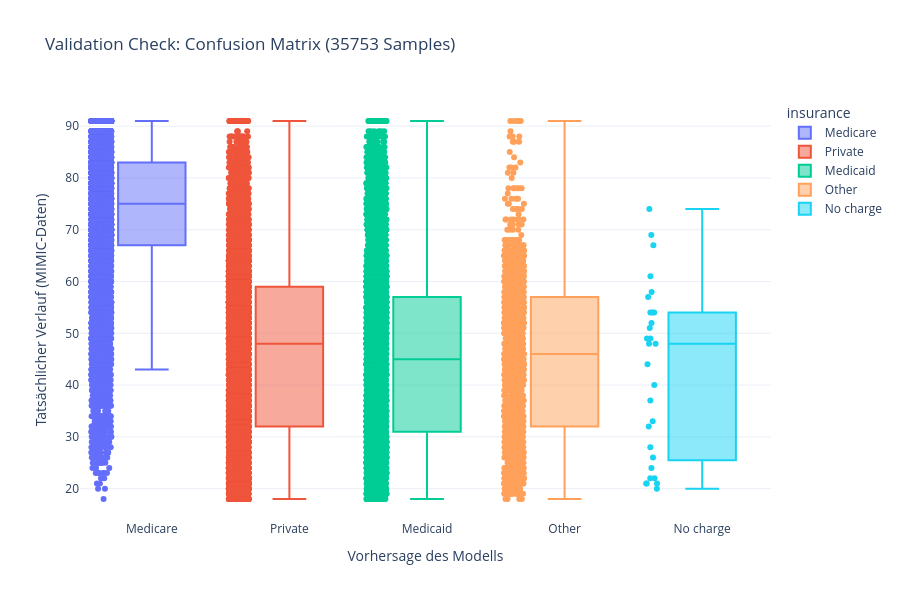

The code cell stored with this chart in its notebook:
### Markdown cell above
# 4.2 Visualisation Prediction Performance

### Code cell
cm = confusion_matrix(y_val, y_val_pred)
cm_perc = cm.astype('float') / cm.sum(axis=1)[:, np.newaxis]

labels = ['early (<1J)', 'late (1-3J)', 'healthy']

annot_text = [
    [f"<b>{val}</b><br>({perc:.1%})" for val, perc in zip(row_val, row_perc)]
    for row_val, row_perc in zip(cm, cm_perc)
]

fig = ff.create_annotated_heatmap(
    cm_perc, 
    x=labels, 
    y=labels, 
    annotation_text=annot_text, 
    colorscale='Reds'
)
fig.update_layout(
    title=f'Validation Check: Confusion Matrix ({len(y_val)} Samples)',
    xaxis_title="Vorhersage des Modells",
    yaxis_title="Tatsächlicher Verlauf (MIMIC-Daten)",
    template="plotly_white",
    height=600
)

show_and_save(fig, "confusion_matrix")

### Figure 1 — Plotly figure (JSON) as saved in the notebook; plotly's stock layout.template omitted (floating-point values rounded to 4 significant figures; data arrays with more than 128 entries replaced by an {"elided": "..."} marker saying what was removed)
{"data": [{"alignmentgroup": "True", "boxpoints": "all", "hovertemplate": "insurance=%{x}<br>anchor_age=%{y}<extra></extra>", "legendgroup": "Medicare", "marker": {"color": "#636efa"}, "name": "Medicare", "notched": false, "offsetgroup": "Medicare", "orientation": "v", "showlegend": true, "type": "box", "x": {"elided": "13244 str values"}, "x0": " ", "xaxis": "x", "y": {"elided": "13244 int values"}, "y0": " ", "yaxis": "y"}, {"alignmentgroup": "True", "boxpoints": "all", "hovertemplate": "insurance=%{x}<br>anchor_age=%{y}<extra></extra>", "legendgroup": "Private", "marker": {"color": "#EF553B"}, "name": "Private", "notched": false, "offsetgroup": "Private", "orientation": "v", "showlegend": true, "type": "box", "x": {"elided": "14212 str values"}, "x0": " ", "xaxis": "x", "y": {"elided": "14212 int values"}, "y0": " ", "yaxis": "y"}, {"alignmentgroup": "True", "boxpoints": "all", "hovertemplate": "insurance=%{x}<br>anchor_age=%{y}<extra></extra>", "legendgroup": "Medicaid", "marker": {"color": "#00cc96"}, "name": "Medicaid", "notched": false, "offsetgroup": "Medicaid", "orientation": "v", "showlegend": true, "type": "box", "x": {"elided": "6015 str values"}, "x0": " ", "xaxis": "x", "y": {"elided": "6015 int values"}, "y0": " ", "yaxis": "y"}, {"alignmentgroup": "True", "boxpoints": "all", "hovertemplate": "insurance=%{x}<br>anchor_age=%{y}<extra></extra>", "legendgroup": "Other", "marker": {"color": "#FFA15A"}, "name": "Other", "notched": false, "offsetgroup": "Other", "orientation": "v", "showlegend": true, "type": "box", "x": {"elided": "1147 str values"}, "x0": " ", "xaxis": "x", "y": {"elided": "1147 int values"}, "y0": " ", "yaxis": "y"}, {"alignmentgroup": "True", "boxpoints": "all", "hovertemplate": "insurance=%{x}<br>anchor_age=%{y}<extra></extra>", "legendgroup": "No charge", "marker": {"color": "#19d3f3"}, "name": "No charge", "notched": false, "offsetgroup": "No charge", "orientation": "v", "showlegend": true, "type": "box", "x": ["No charge", "No charge", "No charge", "No charge", "No charge", "No charge", "No charge", "No charge", "No charge", "No charge", "No charge", "No charge", "No charge", "No charge", "No charge", "No charge", "No charge", "No charge", "No charge", "No charge", "No charge", "No charge", "No charge", "No charge", "No charge", "No charge", "No charge", "No charge", "No charge"], "x0": " ", "xaxis": "x", "y": [51, 69, 22, 20, 61, 37, 21, 22, 48, 28, 48, 26, 40, 49, 54, 57, 49, 67, 21, 33, 44, 24, 21, 54, 32, 58, 74, 52, 54], "y0": " ", "yaxis": "y"}], "layout": {"boxmode": "overlay", "height": 600, "legend": {"title": {"text": "insurance"}, "tracegroupgap": 0}, "title": {"text": "Validation Check: Confusion Matrix (35753 Samples)"}, "xaxis": {"anchor": "y", "categoryarray": ["Medicare", "Private", "Medicaid", null, "Other", "No charge"], "categoryorder": "array", "domain": [0, 1], "title": {"text": "Vorhersage des Modells"}}, "yaxis": {"anchor": "x", "domain": [0, 1], "title": {"text": "Tatsächlicher Verlauf (MIMIC-Daten)"}}}}
